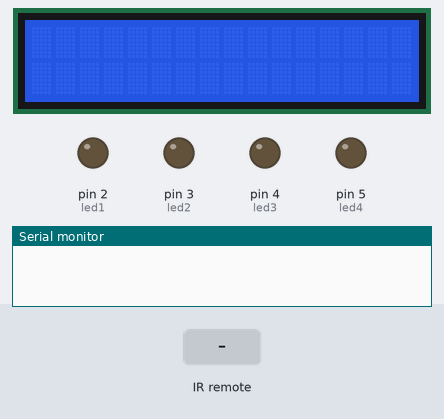
Bench run of a sketch on a simulated Arduino Uno, built with avr-gcc and run on an emulated ATmega328P. Parts: 16×2 character LCD, output pins drawn as LEDs (lit = HIGH), the last lines printed to the serial monitor. Inputs (shaded band) come from the test bench.

Above: at 1.2 s.
1.3 s: infrared code 0xFF30CF received
At 2.2 s:
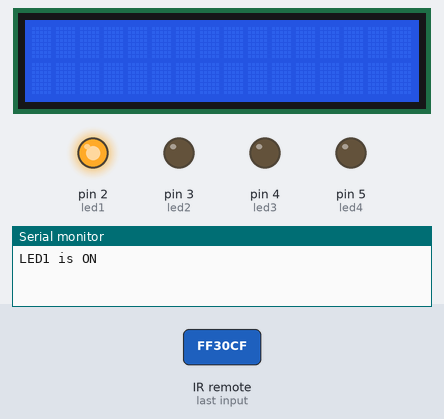
2.8 s: infrared code 0xFF7A85 received
At 3.3 s:
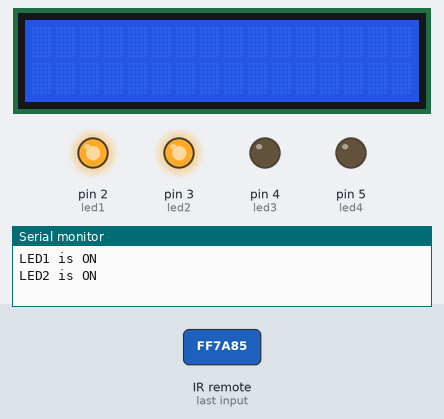
4.3 s: infrared code 0xFF18E7 received
At 5.5 s:
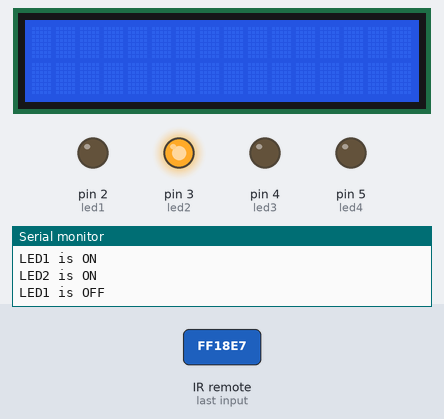
5.8 s: infrared code 0x488F3CBB received
At 6.9 s:
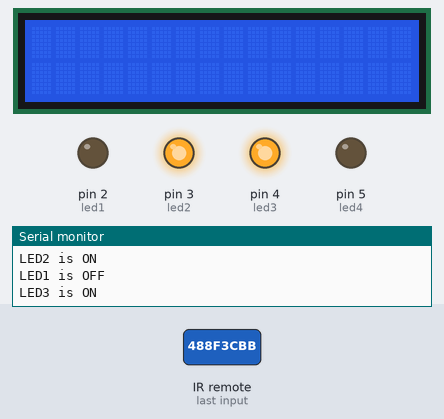
7.3 s: infrared code 0x8C22657B received
At 8.1 s:
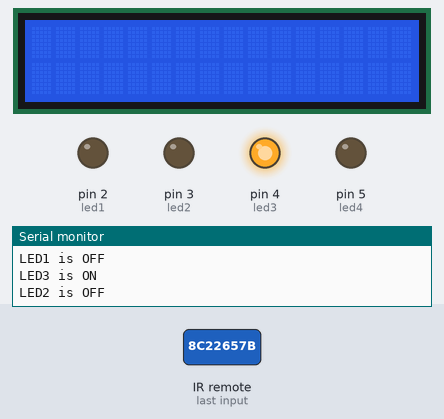
8.8 s: infrared code 0x32C6FDF7 received
At 9.1 s:
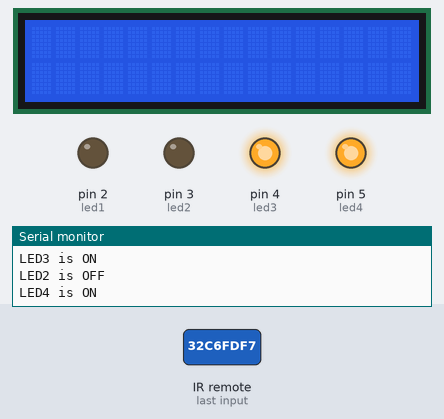
Timing chart, 0 to 11.3 s (numbered marks = the images above; inputs shaded):
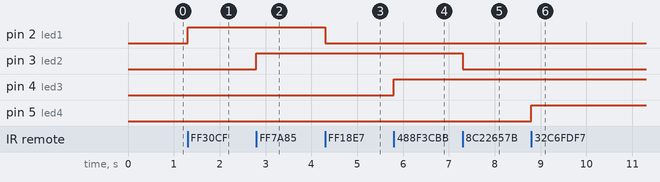

Measured:
- after the input at 1.3 s, pin 2 (led1): LOW → HIGH at once
- after the input at 2.8 s, pin 3 (led2): LOW → HIGH at once
- after the input at 4.3 s, pin 2 (led1): HIGH → LOW at once
- after the input at 5.8 s, pin 4 (led3): LOW → HIGH at once
- after the input at 7.3 s, pin 3 (led2): HIGH → LOW at once
- after the input at 8.8 s, pin 5 (led4): LOW → HIGH at once

The sketch:

AR08_remote_LCD.ino.ino
```cpp
/*
 예제 8.2
 적외선 리모컨을 이용한 LED 제어
*/

// 적외선 리모컨 라이브러리를 불러온다.
#include <IRremote.h>
// I2C 통신 라이브러리 설정
#include <Wire.h>
// I2C LCD 라리브러리 설정
#include <LiquidCrystal_I2C.h>

// LCD I2C address 설정 PCF8574:0x27, PCF8574A:0x3F
LiquidCrystal_I2C lcd(0x27,16,2);  // LCD address:0x27, 16X2 LCD, 0x3F

// 적외선 수신부가 연결될 핀을 설정한다.
int irPin = 11;

// LED에 연결된 핀을 설정한다.
int led1 = 2;
int led2 = 3;
int led3 = 4;
int led4 = 5;

// LED 제어용 코드 (리모컨에 맞게 수정한다)
long on1  = 0xFF30CF;
long off1 = 0xFF18E7;
long on2  = 0xFF7A85;
long off2 = 0x8C22657B;
long on3  = 0x488F3CBB;
long off3 = 0x449E79F;
long on4  = 0x32C6FDF7;
long off4 = 0xFF4AB5;

// 적외선 수신부가 연결된 핀을 리모컨 수신 핀으로 설정한다.
IRrecv irrecv(irPin);

// 수신된 신호의 결과를 results 변수로 설정한다.
decode_results results;

void setup()
{
  // 시리얼 통신을 설정한다.
  Serial.begin(9600);

  // 적외선 리모컨 수신을 시작한다.
  irrecv.enableIRIn();

  // 13번 핀에 연결된 LED를 리모컨 수신시 점멸시킨다.
  irrecv.blink13(true);

  pinMode(led1, OUTPUT);
  pinMode(led2, OUTPUT);
  pinMode(led3, OUTPUT);
  pinMode(led4, OUTPUT);

  lcd.init();
  lcd.clear();
  lcd.backlight();
}

void loop()
{
  // 수신된 코드가 있을 때 실행한다.
  if (irrecv.decode(&results)){
    // 0xFFFFFFFF 값을 제외하고 출력한다.
    if(results.value != 0xFFFFFFFF){
      // 수신된 코드가 on1과 같을 때
      if(results.value == on1){
      	digitalWrite(led1, HIGH);
        Serial.println("LED1 is ON");
        lcd.setCursor(0,0);
        lcd.print("LED1 is ON");
        lcd.setCursor(0,1);
        lcd.print(on1);
      }
      // 수신된 코드가 off1과 같을 때
      if(results.value == off1){
      	digitalWrite(led1, LOW);
        Serial.println("LED1 is OFF");
        lcd.setCursor(0,0);
        lcd.print("LED1 is OFF");
        lcd.setCursor(0,1);
        lcd.print(off1);
      }
      // 수신된 코드가 on2와 같을 때
      if(results.value == on2){
      	digitalWrite(led2, HIGH);
        Serial.println("LED2 is ON");
        lcd.setCursor(0,0);
        lcd.print("LED2 is ON");
        lcd.setCursor(0,1);
        lcd.print(on2);
      }
      // 수신된 코드가 off2와 같을 때
      if(results.value == off2){
      	digitalWrite(led2, LOW);
        Serial.println("LED2 is OFF");
        lcd.setCursor(0,0);
        lcd.print("LED2 is OFF");
        lcd.setCursor(0,1);
        lcd.print(off2);
      }
      // 수신된 코드가 on3와 같을 때
      if(results.value == on3){
      	digitalWrite(led3,HIGH );
        Serial.println("LED3 is ON");
        lcd.setCursor(0,0);
        lcd.print("LED3 is ON");
        lcd.setCursor(0,1);
        lcd.print(on3);
      }
      // 수신된 코드가 off3와 같을 때
      if(results.value == off3){
      	digitalWrite(led3,LOW );
        Serial.println("LED3 is OFF");
        lcd.setCursor(0,0);
        lcd.print("LED3 is OFF");
        lcd.setCursor(0,1);
        lcd.print(off3);
      }
    // 수신된 코드가 on4와 같을 때
      if(results.value == on4){
      	digitalWrite(led4, HIGH);
        Serial.println("LED4 is ON");
        lcd.setCursor(0,0);
        lcd.print("LED4 is ON");
        lcd.setCursor(0,1);
        lcd.print(on4);
      }
    // 수신된 코드가 off4와 같을 때
      if(results.value == off4){
      	digitalWrite(led4, LOW);
        Serial.println("LED4 is OFF");
        lcd.setCursor(0,0);
        lcd.print("LED4 is OFF");
        lcd.setCursor(0,1);
        lcd.print(off4);
      }
    };
    lcd.clear();

    // 다음 수신을 위해서 준비한다.
    irrecv.resume();
  }
}
```
